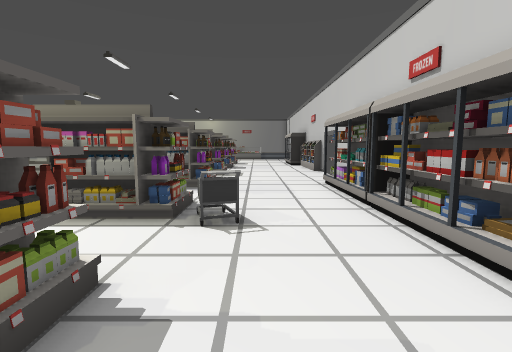
[1] (above)

24 first-person views from a walk through a Godot game level. The camera is 1.3 m above the floor, tilts 6° down and sees 85° across. Doors that lead somewhere are drawn open, without their leaves. The floor is counted in squares, 1 m on a side. Each view is taken from the middle of a square. On the plan, view 1 faces up. The plan holds only what a view shows up to about 13 squares ahead; the rest is blank. The place goes on beyond the plan.

[2]
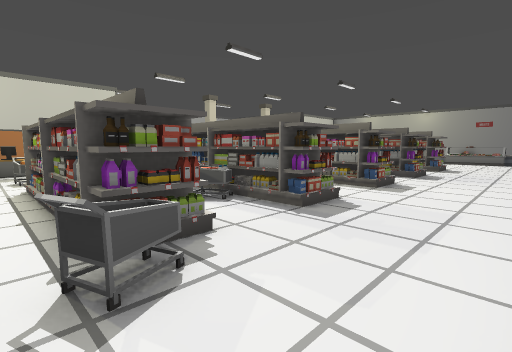

[3]
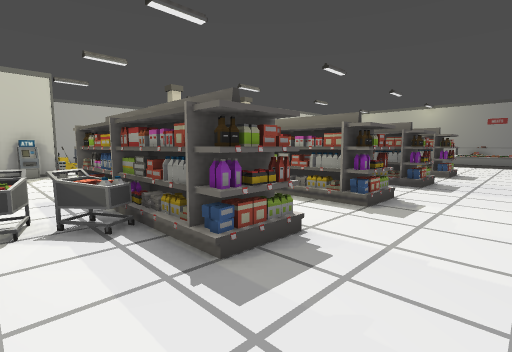

[4]
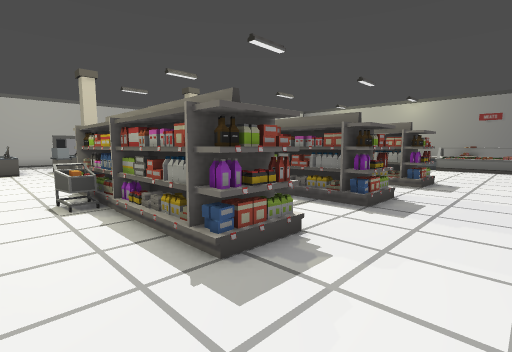

[5]
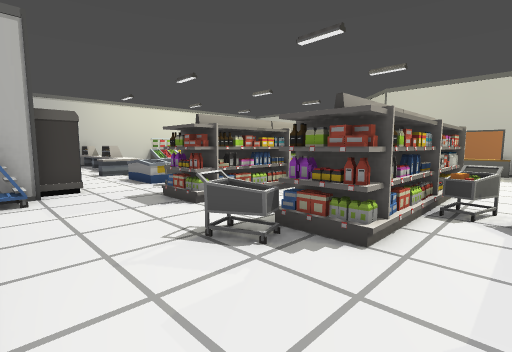

[6]
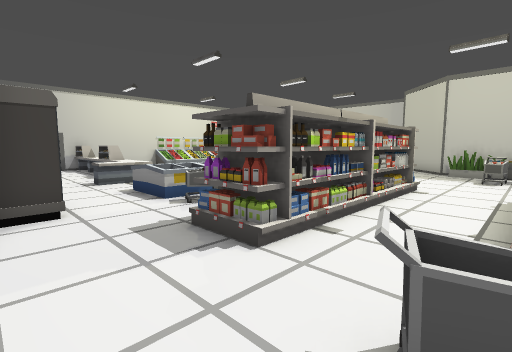

[7]
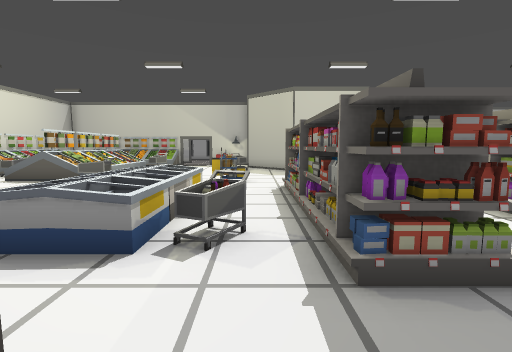

[8]
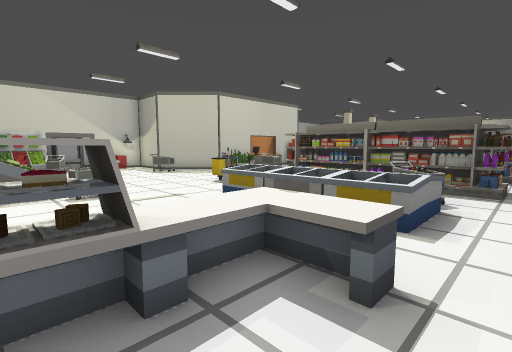

[9]
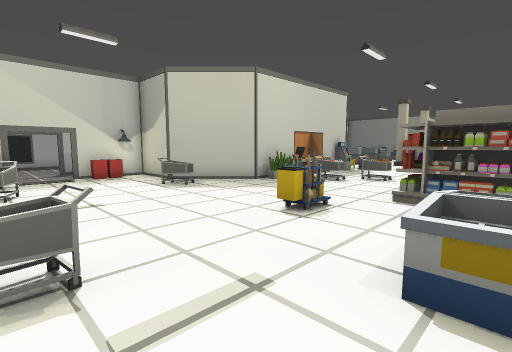

[10]
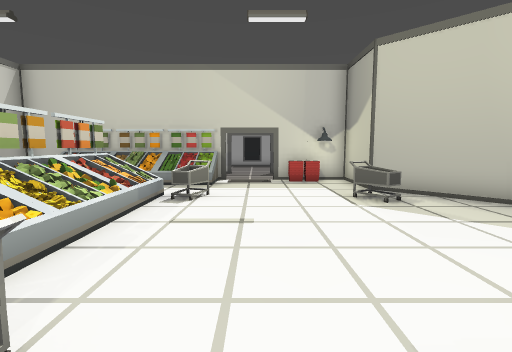

[11]
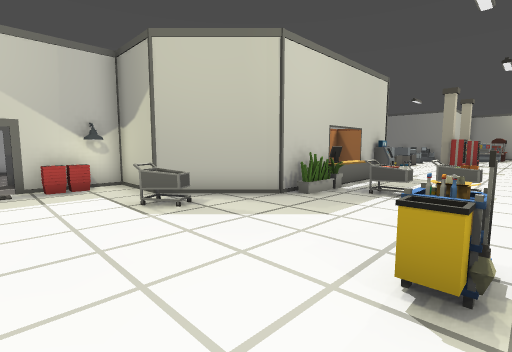

[12]
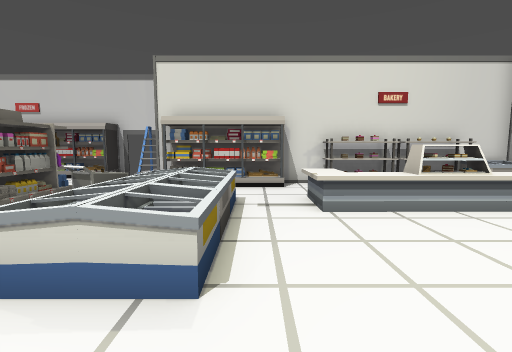

[13]
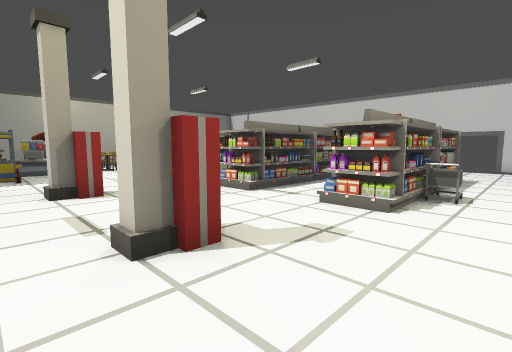

[14]
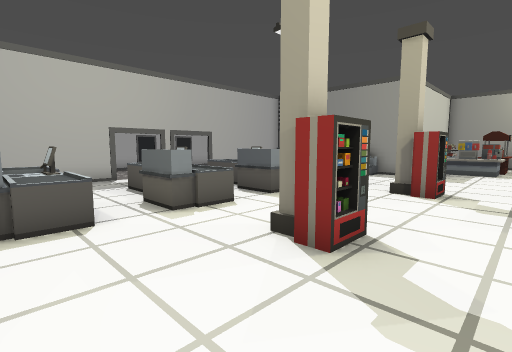

[15]
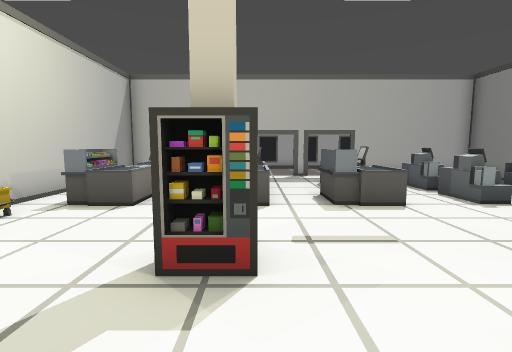

[16]
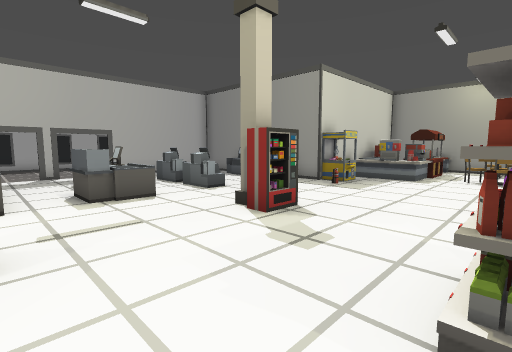

[17]
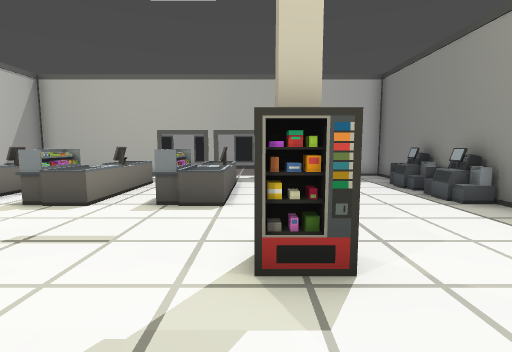

[18]
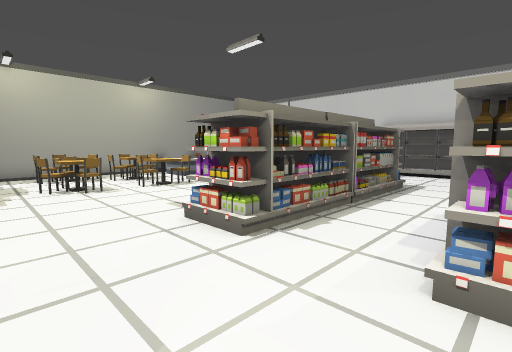

[19]
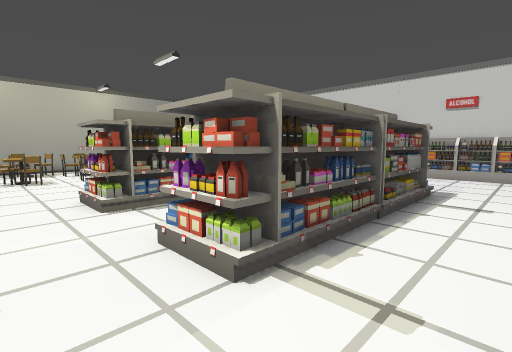

[20]
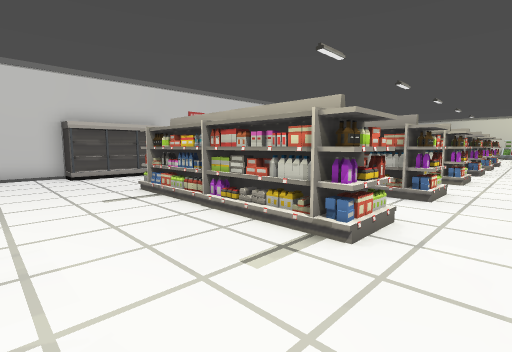

[21]
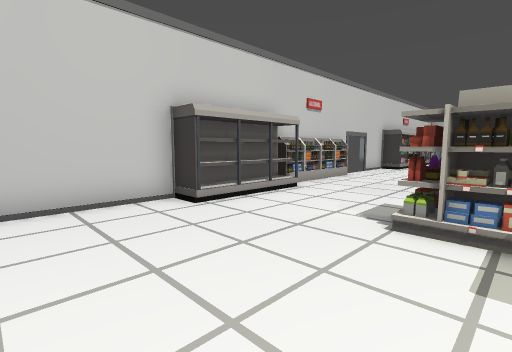

[22]
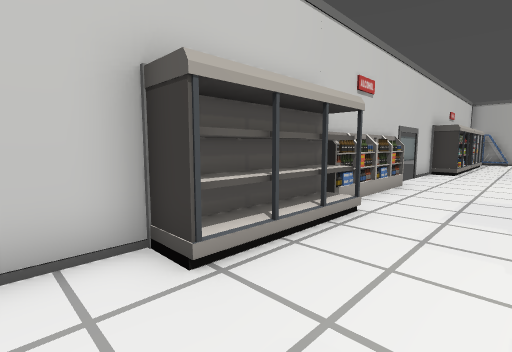

[23]
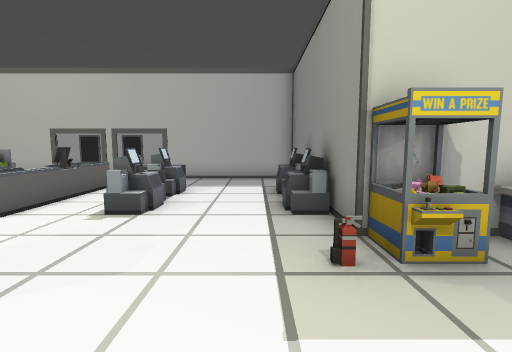

[24]
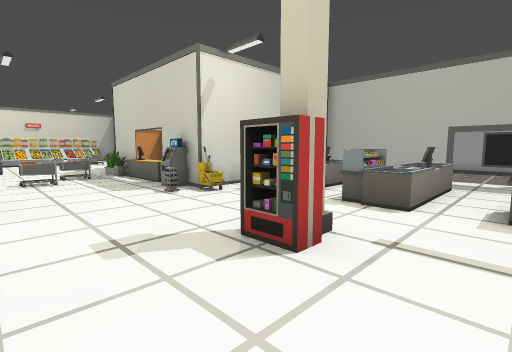

### Floor plan
Key: @ floor where view 1 was taken; # wall or solid block; x gap in a wall; . floor; D open door; = window, fence, low wall or low ledge; ^ raised ledge; T trolley; M monitor; B bin; C cash machine; A cabinet; L ladder; R cart; S basket; H machine; I chair; E shelf; O other object.
Columns run from 25 left of view 1 to 4 right of it. Each row starts with its distance up from view 1.
 27            ^OOOOO.II. . .....#
 26            #..O.I............#
 25     ########O................#
 24     #..O.O..O................#
 23     #.......................##
 22     #............#######...##
 21     #............#######...##
 20     #  O.O...H..............##
 19    DD........H..............E#
 18   .DD.^^^^^......#######....E#
 17  ...#....^^......#######....E#
 16 ...DD.......................E#
 15 ...DD.^^^^^..H..............E#
 14     #....^^..H...#######.....
 13     # ...........#######.....
 12     # ^^^^^........T.........
 11     #   .^^..................#
 10     #   ...B.....#######....##
  9     #######CC....#######....#
  8            C.........T......#
  7            A........TT......#
  6            A.....#######....#
  5            M..TO.#######TT..#
  4            #OT..............#
  3            O................#
  2           ##.....#######....##
  1          ##......#######....
  0       ####............T..@.L
 -1       #...T....RR..  .T..###
 -2       SS..........OOOOOO.##
 -3    .#.S...........OOOOOO.#
 -4    DD.D..................##
 -5    DD.D..T......T.....^^.##
 -6       #=.TT.....T.....^^..#
 -7       #=..x=OO==......^..OO
 -8       #O  #=====... ..^..OO

Where each view was taken, in squares from view 1:
view 1: 0 up, 0 right, facing up
view 2: 4 up, 2 right, facing up-left
view 3: 7 up, 1 right, facing up-left
view 4: 11 up, 1 right, facing up-left
view 5: 8 up, 2 right, facing down-left
view 6: 5 up, 1 right, facing down-left
view 7: 0 up, 1 right, facing left
view 8: 8 down, 1 left, facing up-left
view 9: 6 down, 6 left, facing up-left
view 10: 4 down, 8 left, facing left
view 11: 4 down, 9 left, facing up-left
view 12: 4 down, 9 left, facing right
view 13: 11 up, 14 left, facing up-right
view 14: 11 up, 10 left, facing up-left
view 15: 15 up, 9 left, facing left
view 16: 15 up, 8 left, facing up-left
view 17: 19 up, 9 left, facing left
view 18: 18 up, 11 left, facing up-right
view 19: 15 up, 10 left, facing up-right
view 20: 26 up, 10 left, facing down-right
view 21: 27 up, 3 left, facing down-right
view 22: 25 up, 0 right, facing down-right
view 23: 23 up, 10 left, facing left
view 24: 17 up, 9 left, facing down-left
